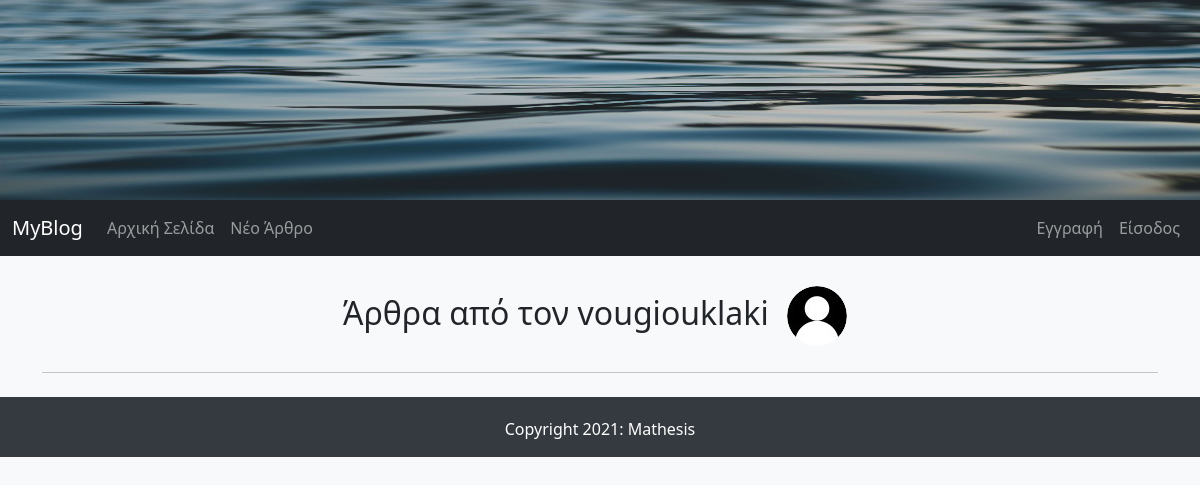
The app's page /articles_by_author/2, older data.
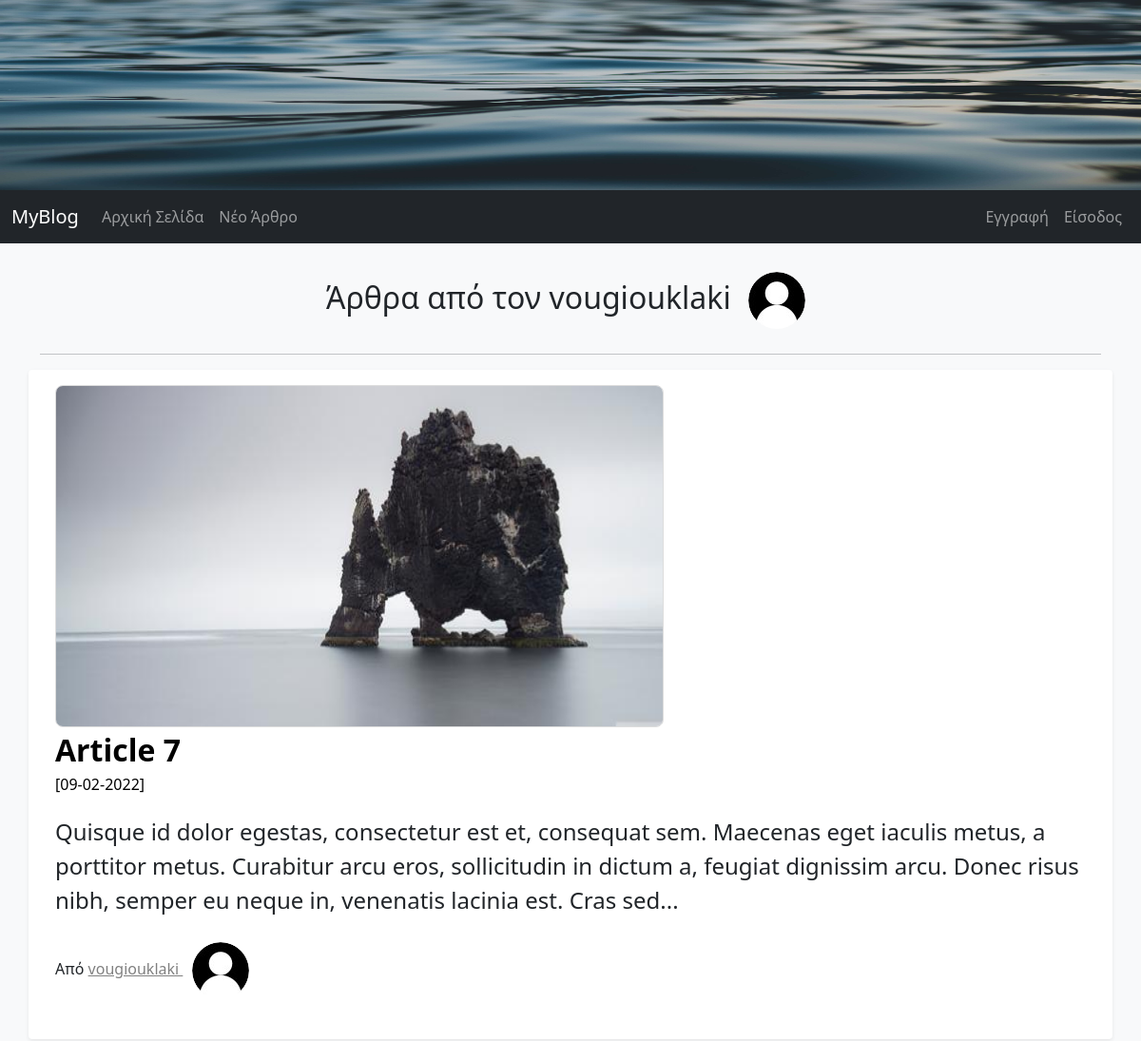
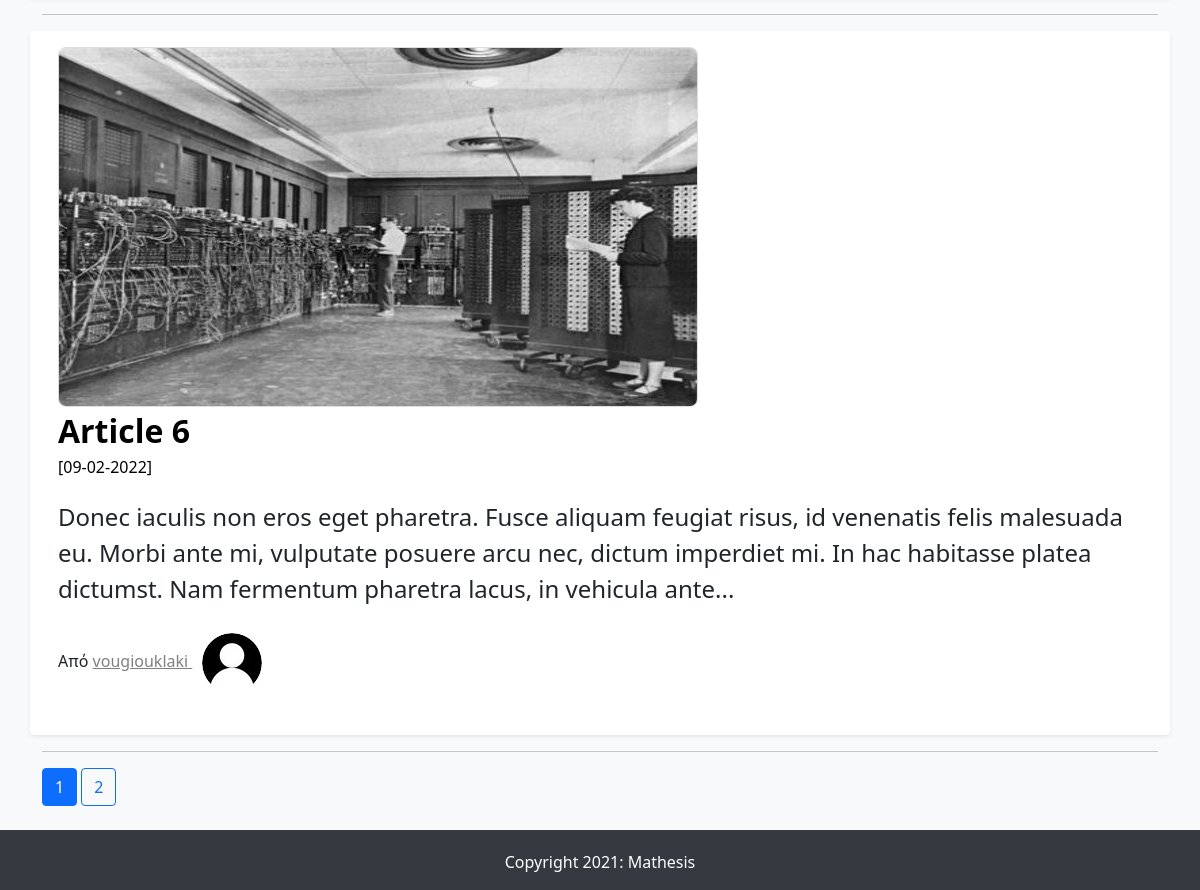
The same page, newer data (2 pictures, top to bottom).
### FlaskBlogApp/models.py (models this page shows, shortened)
class User(db.Model, UserMixin): # UserMixin extends class to flask-login capabilities
    id = db.Column(db.Integer, primary_key=True)
    username = db.Column(db.String(15), unique=True, nullable=False)
    email = db.Column(db.String(150), unique=True, nullable=False)
    password = db.Column(db.String(36), nullable=False)
    profile_image = db.Column(db.String(30), default='default_profile_image.jpg')
    articles = db.relationship('Article', backref='author', lazy=True) # Article - relationship with the model not the table

class Article(db.Model):
    id = db.Column(db.Integer, primary_key=True)
    article_title = db.Column(db.String(50), nullable=False)
    article_body = db.Column(db.Text(), nullable=False)
    article_image = db.Column(db.String(30), default='default_article_image.jpg', nullable=False)
    date_created = db.Column(db.DateTime, default=datetime.utcnow, nullable=False)
    user_id = db.Column(db.Integer, db.ForeignKey('user.id'), nullable=False) # user.id of the table not of the class

### FlaskBlogApp/routes.py (the view)
@app.route("/articles_by_author/<int:author_id>")
def articles_by_author(author_id):
    user = User.query.get_or_404(author_id)
    page = request.args.get("page", 1, type=int) # default page=1, type=integer
    articles = Article.query.filter_by(author=user).order_by(Article.date_created.desc()).paginate(per_page=2, page=page) #to show only 2 articles per page
    return render_template("articles_by_author.html", articles=articles, author=user)

### FlaskBlogApp/templates/articles_by_author.html (shortened to what this page needs)
{% extends "base.html" %}
{% block content %}
    <h2 class="aba_header">
        Άρθρα από τον {{ author.username }}
        <img class="rounded-circle profile-image" alt="{{ author.username }}" src="{{ url_for('static', filename='images/profiles_images/'+author.profile_image) }}" data-holder-rendered="true" data-bs-toggle="tooltip" data-bs-placement="top" title="{{ author.username }}">
    </h2>
    <hr>
    {% if articles %}
        {% for article in articles.items %}
            <div class="row my-3 p-3 bg-body rounded shadow-sm">
                <div class="col col-md-12">
                {% if article.article_image and article.article_image != 'default_article_image.jpg' %}
                    <img src="{{ url_for('static', filename='images/articles_images/'+article.article_image) }}" alt="" class="img-responsive a_image" width="640px" height="360px">
                {% endif %}
                </div>
                <div class="col col-md-12">
                <div class="main-article-title">
                    <a class="article_title"
                    href="{{ url_for('full_article', article_id=article.id) }}">{{ article.article_title | safe }}
                    </a>
                </div>
                <small class="article_date">[{{ article.date_created.strftime('%d-%m-%Y') }}]</small>
                <p class="main-article-partial-text">
                    {{ article.article_body | truncate(255) | safe }}
                </p>
                <p class="">Από
                    <span>
                    <a class="author-name" href="{{ url_for('articles_by_author', author_id=article.author.id) }}"> {{ article.author.username }}
                        <img class="rounded-circle profile-image" alt="{{ article.author.username }}" src="{{ url_for('static', filename='images/profiles_images/'+article.author.profile_image) }}" data-holder-rendered="true" data-bs-toggle="tooltip" data-bs-placement="top" title="{{ article.author.username }}">
                    </a>
                    </span>
                </p>
                </div>
            </div>
            <hr>
        {% endfor %}
        {% for page_number in articles.iter_pages(left_edge=1, right_edge=1, left_current=1, right_current=2) %}
            {% if page_number %}
                {% if articles.page == page_number %}
                    <a class="btn btn-primary" href="{{ url_for('articles_by_author', author_id=author.id, page=page_number) }}"> {{ page_number }} </a>
                {% else %}
                    <a class="btn btn-outline-primary" href="{{ url_for('articles_by_author', author_id=author.id, page=page_number) }}"> {{ page_number }} </a>
                {% endif%}
            {% else %}
                <span>...</span>
            {% endif %}
        {% endfor %}
    {% endif %}
{% endblock content %}

### FlaskBlogApp/templates/base.html (shortened to what this page needs)
<!DOCTYPE html>
<html lang="en">
<head>
    <link href="https://cdn.jsdelivr.net/npm/bootstrap@5.1.3/dist/css/bootstrap.min.css" rel="stylesheet">
    <link rel="stylesheet" type="text/css" href="{{ url_for('static', filename='css/styles.css') }}">
  </head>
<body>
    <img src="{{url_for('static', filename='images/jumbotron.jpg')}}" width="100%" height="200px" class="img-responsive">
    {% include "navbar.html" %}
    <main role="main" class="container">
        {% block content %}
        {% endblock content %}
    </main>
    {% include "footer.html" %}
</body>
</html>

### FlaskBlogApp/templates/navbar.html (shortened to what this page needs)
<nav class="navbar navbar-expand-lg navbar-dark bg-dark">
    <div class="container-fluid">
      <a class="navbar-brand" href="/">MyBlog</a>
      <div class="collapse navbar-collapse" id="navbarNav">
        <ul class="navbar-nav me-auto mb-2 mb-lg-0">
          <li class="nav-item">
            <a class="nav-link" aria-current="page" href="/">Αρχική Σελίδα</a>
          </li>
          <li class="nav-item">
            <a class="nav-link" href="/new_article/">Νέο Άρθρο</a>
          </li>
        </ul>
        <ul class="nav navbar-nav navbar-right">
          {% if current_user.is_authenticated %}
            <li class="nav-item dropdown">
              <a class="nav-link dropdown-toggle" href="#" id="navbarDropdown" role="button" data-bs-toggle="dropdown" aria-expanded="false">
                <img  class="rounded-circle navbar-profile_image" src="{{ url_for('static', filename='images/profiles_images/'+current_user.profile_image) }}" alt="{{ current_user.username }}"
                data-holder-rendered="true" data-bs-toggle="tooltip" data-bs-placement="top"
                title="{{ current_user.username }}">
              </a>
              <ul class="dropdown-menu" aria-labelledby="navbarDropdown">
                <li>
                  <a class="dropdown-item" href="/account/">{{ current_user.username }}</a>
                </li>
                <li>
                  <a class="dropdown-item" href="{{ url_for('logout') }}">Έξοδος</a>
                </li>
              </ul>
            </li>
          {% else %}
            <li class="nav-item">
              <a class="nav-link" href="/signup/">Εγγραφή</a>
            </li>
            <li class="nav-item">
              <a class="nav-link" href="/login/">Είσοδος</a>
            </li>
          {% endif %}
        </ul>
      </div>
    </div>
  </nav>

### FlaskBlogApp/templates/footer.html
<footer class="page-footer font-small stylish-color-dark pt-1 mt-4">
    <div class="footer-copyright py-3 text-center">
        Copyright 2021: Mathesis
    </div>
  </footer>

### FlaskBlogApp/static/css/styles.css (style rules this page uses)
body { background-color: #f8f9fa; }
.container { margin-top: 20px; }
.main-article-title { font-size: 2em; font-weight: bold; text-decoration: none; color: black; }
.article_date,.article_date:hover { font-size: 1em; color: black; }
.main-article-partial-text,.main-article-full-text { font-size: 1.5em; margin-top: 20px; }
.author-name:link { color: gray; }
.article_title:link, .article_title:hover, .article_title:visited { text-decoration: none; color: black; }
.main-article-category:hover,.main-article-title:hover,.author-name { text-decoration: underline; color: black; }
footer { color: #fff; background-color: #343a40; }
.row { margin-top: 20px; }
.profile-image { width: 60px; height: 60px; margin: 10px; }
.a_image { border: 1px solid #ddd; border-radius: 8px; }
.aba_header { text-align: center; }

Row changes from the older to the newer data that the page shows:
added Article: article_image (picture), article_title "Article 7", date_created "09-02-2022", article_body "Quisque id dolor egestas, consectetur est et, consequat sem. Maecenas eget iaculis metus, a porttitor metus. Curabitur arcu eros, sollicitudin in dictum a, feugiat dignissim arcu. Donec risus nibh, semper eu neque in, venenatis lacinia est. Cras sed...", author.username "vougiouklaki", profile_image (placeholder picture)
added Article: article_image (picture), article_title "Article 6", date_created "09-02-2022", article_body "Donec iaculis non eros eget pharetra. Fusce aliquam feugiat risus, id venenatis felis malesuada eu. Morbi ante mi, vulputate posuere arcu nec, dictum imperdiet mi. In hac habitasse platea dictumst. Nam fermentum pharetra lacus, in vehicula ante...", author.username "vougiouklaki", profile_image (placeholder picture)
Text that changed along with them:
new list line: "1"
new list line: "2"
